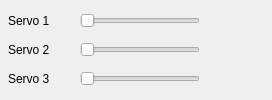
                              <widget class="QWidget" name="PESTANA_SERVOS">
                                <property name="rol" stdset="0">
                                  <string>pagina</string>
                                </property>
                                <layout class="QGridLayout" name="lay_servos">
                                  <property name="leftMargin">
                                    <number>8</number>
                                  </property>
                                  <property name="topMargin">
                                    <number>8</number>
                                  </property>
                                  <property name="rightMargin">
                                    <number>8</number>
                                  </property>
                                  <property name="bottomMargin">
                                    <number>8</number>
                                  </property>
                                  <property name="horizontalSpacing">
                                    <number>8</number>
                                  </property>
                                  <property name="verticalSpacing">
                                    <number>4</number>
                                  </property>
                                  <item row="0" column="0">
                                    <widget class="QLabel" name="ETIQUETA_SERVO_1">
                                      <property name="minimumSize">
                                        <size>
                                          <width>64</width>
                                          <height>24</height>
                                        </size>
                                      </property>
                                      <property name="text">
                                        <string>Servo 1</string>
                                      </property>
                                      <property name="rol" stdset="0">
                                        <string>etiqueta</string>
                                      </property>
                                    </widget>
                                  </item>
                                  <item row="0" column="1">
                                    <widget class="QSlider" name="SLIDER_1">
                                      <property name="minimumSize">
                                        <size>
                                          <width>120</width>
                                          <height>24</height>
                                        </size>
                                      </property>
                                      <property name="orientation">
                                        <enum>Qt::Horizontal</enum>
                                      </property>
                                    </widget>
                                  </item>
                                  <item row="0" column="2">
                                    <widget class="QLabel" name="VS_1">
                                      <property name="minimumSize">
                                        <size>
                                          <width>56</width>
                                          <height>24</height>
                                        </size>
                                      </property>
                                      <property name="maximumSize">
                                        <size>
                                          <width>56</width>
                                          <height>24</height>
                                        </size>
                                      </property>
                                      <property name="text">
                                        <string></string>
                                      </property>
                                      <property name="alignment">
                                        <set>Qt::AlignCenter</set>
                                      </property>
                                      <property name="rol" stdset="0">
                                        <string>chip</string>
                                      </property>
                                    </widget>
                                  </item>
                                  <item row="1" column="0">
                                    <widget class="QLabel" name="ETIQUETA_SERVO_2">
                                      <property name="minimumSize">
                                        <size>
                                          <width>64</width>
                                          <height>24</height>
                                        </size>
                                      </property>
                                      <property name="text">
                                        <string>Servo 2</string>
                                      </property>
                                      <property name="rol" stdset="0">
                                        <string>etiqueta</string>
                                      </property>
                                    </widget>
                                  </item>
                                  <item row="1" column="1">
                                    <widget class="QSlider" name="SLIDER_2">
                                      <property name="minimumSize">
                                        <size>
                                          <width>120</width>
                                          <height>24</height>
                                        </size>
                                      </property>
                                      <property name="orientation">
                                        <enum>Qt::Horizontal</enum>
                                      </property>
                                    </widget>
                                  </item>
                                  <item row="1" column="2">
                                    <widget class="QLabel" name="VS_2">
                                      <property name="minimumSize">
                                        <size>
                                          <width>56</width>
                                          <height>24</height>
                                        </size>
                                      </property>
                                      <property name="maximumSize">
                                        <size>
                                          <width>56</width>
                                          <height>24</height>
                                        </size>
                                      </property>
                                      <property name="text">
                                        <string></string>
                                      </property>
                                      <property name="alignment">
                                        <set>Qt::AlignCenter</set>
                                      </property>
                                      <property name="rol" stdset="0">
                                        <string>chip</string>
                                      </property>
                                    </widget>
                                  </item>
                                  <item row="2" column="0">
                                    <widget class="QLabel" name="ETIQUETA_SERVO_3">
                                      <property name="minimumSize">
                                        <size>
                                          <width>64</width>
                                          <height>24</height>
                                        </size>
                                      </property>
                                      <property name="text">
                                        <string>Servo 3</string>
                                      </property>
                                      <property name="rol" stdset="0">
                                        <string>etiqueta</string>
                                      </property>
                                    </widget>
                                  </item>
                                  <item row="2" column="1">
                                    <widget class="QSlider" name="SLIDER_3">
                                      <property name="minimumSize">
                                        <size>
                                          <width>120</width>
                                          <height>24</height>
                                        </size>
                                      </property>
                                      <property name="orientation">
                                        <enum>Qt::Horizontal</enum>
                                      </property>
                                    </widget>
                                  </item>
                                  <item row="2" column="2">
                                    <widget class="QLabel" name="VS_3">
                                      <property name="minimumSize">
                                        <size>
                                          <width>56</width>
                                          <height>24</height>
                                        </size>
                                      </property>
                                      <property name="maximumSize">
                                        <size>
                                          <width>56</width>
                                          <height>24</height>
                                        </size>
                                      </property>
                                      <property name="text">
                                        <string></string>
                                      </property>
                                      <property name="alignment">
                                        <set>Qt::AlignCenter</set>
                                      </property>
                                      <property name="rol" stdset="0">
                                        <string>chip</string>
                                      </property>
                                    </widget>
                                  </item>
                                </layout>
                                <attribute name="title">
                                  <string>Servos</string>
                                </attribute>
                              </widget>
